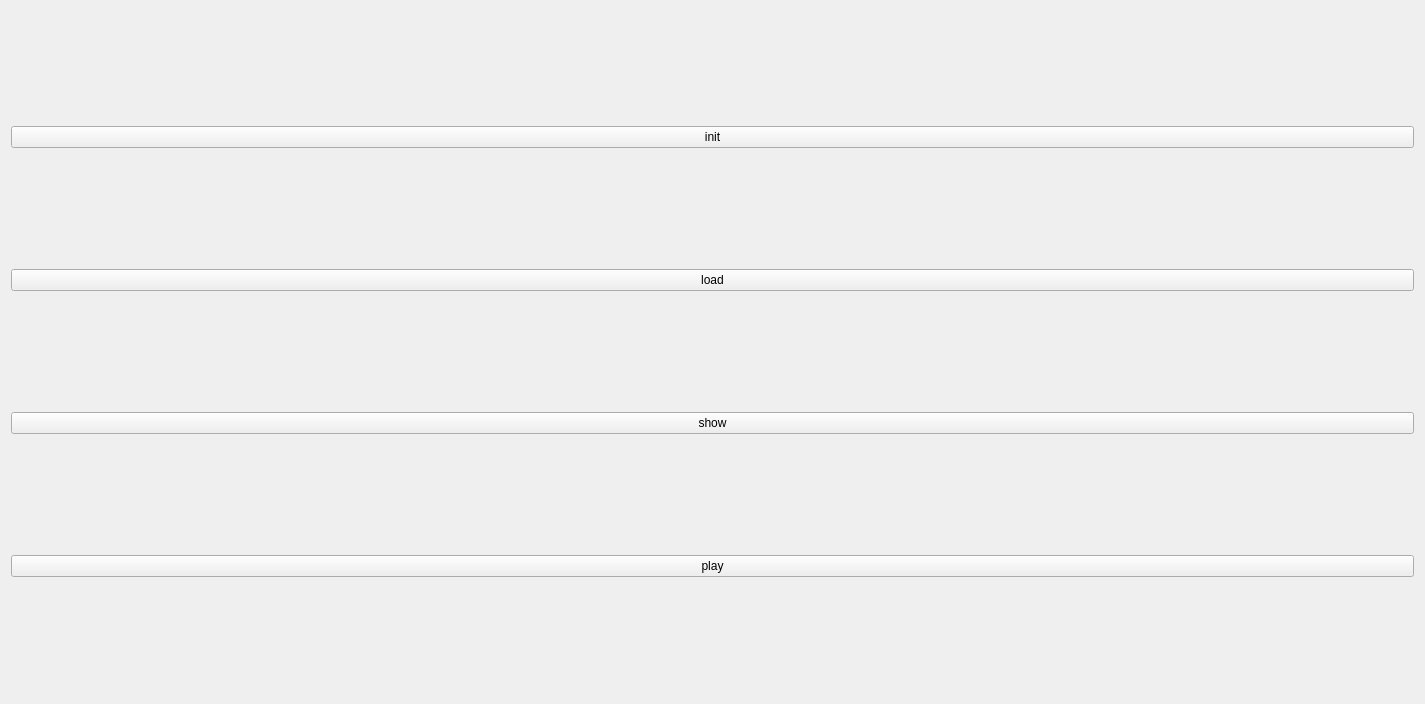
<?xml version="1.0" encoding="UTF-8"?>
<ui version="4.0">
 <class>Vascularization</class>
 <widget class="QWidget" name="Vascularization">
  <property name="geometry">
   <rect>
    <x>0</x>
    <y>0</y>
    <width>1425</width>
    <height>704</height>
   </rect>
  </property>
  <property name="sizePolicy">
   <sizepolicy hsizetype="Minimum" vsizetype="Minimum">
    <horstretch>0</horstretch>
    <verstretch>0</verstretch>
   </sizepolicy>
  </property>
  <property name="windowTitle">
   <string>Form</string>
  </property>
  <layout class="QGridLayout" name="gridLayout">
   <item row="4" column="0">
    <widget class="QPushButton" name="playButton">
     <property name="text">
      <string>play</string>
     </property>
    </widget>
   </item>
   <item row="1" column="0">
    <widget class="QPushButton" name="initButton">
     <property name="text">
      <string>init</string>
     </property>
    </widget>
   </item>
   <item row="2" column="0">
    <widget class="QPushButton" name="loadButton">
     <property name="text">
      <string>load</string>
     </property>
    </widget>
   </item>
   <item row="3" column="0">
    <widget class="QPushButton" name="showButton">
     <property name="text">
      <string>show</string>
     </property>
    </widget>
   </item>
  </layout>
 </widget>
 <resources/>
 <connections/>
</ui>
